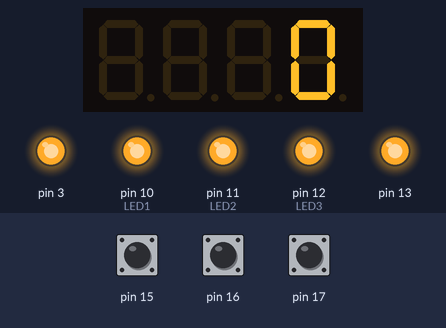
The sketch below on a simulated Arduino Uno, built with avr-gcc and run on an emulated ATmega328P. Shown: 4-digit seven-segment display, output pins drawn as LEDs (lit = HIGH). The test bench sets the inputs (shaded band); at power-on: pin 15 HIGH, pin 17 HIGH, pin 16 HIGH.

Above: at 1.2 s.
1.3 s: pin 15 pulled LOW for 0.15 s
2.0 s: pin 17 pulled LOW for 0.15 s
At 3.0 s:
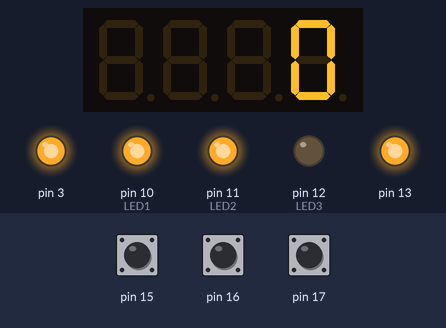
5.1 s: pin 16 pulled LOW for 3.2 s
8.9 s: pin 15 pulled LOW for 1 s
At 11.3 s:
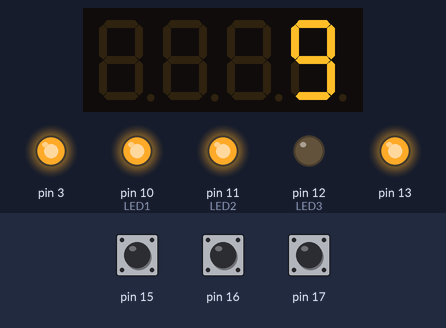
11.4 s: pin 17 pulled LOW for 1 s
At 12.8 s:
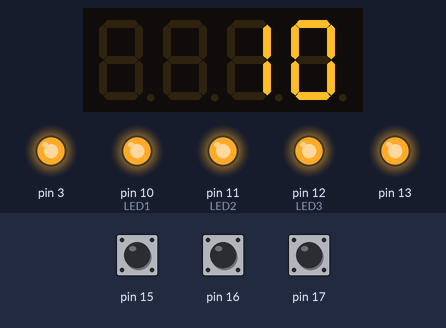
13.0 s: pin 16 pulled LOW for 3.2 s
At 17.2 s:
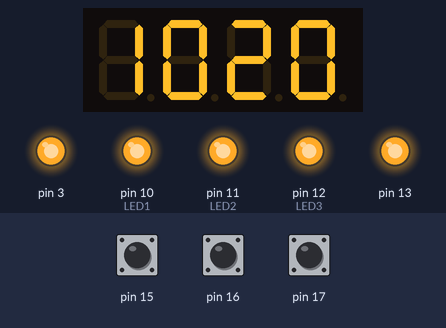
Timing chart, 0 to 17.8 s (numbered marks = the images above; inputs shaded):
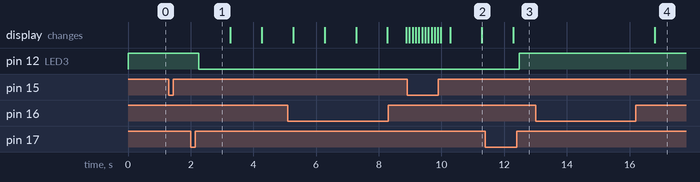

Measured:
- after the input at 2.0 s, pin 12 (LED3): HIGH → LOW after 0.26 s
- after the input at 11.4 s, pin 12 (LED3): LOW → HIGH after 1.1 s
- after the input at 13.0 s, the display: changes after 3.8 s (image 4)

The sketch:

VMA_209_TIMER_STOPWATCH.ino
```cpp
/*
TIMER_STOPWATCH
AUTHOR Christian Joel M. Ventura
VERSION 2023-3-26
PURPOSE: Program a multifunction shield that can act as a stopwatch and timer
*/

#include <TimerOne.h>
#include <Wire.h>
#include <MultiFuncShield.h>
#define LM35 A4;

enum possibleStates{
  STOPWATCH, // Short release button 1 to set stopwatch. Short release button 3 to start. Long release button 3 to cancel.
  TIMER, // Short release button 2 to set timer. Short release button 3 to start. Long release button 3 to cancel.
  // When menu, short release button 1 to decrement seconds, long release to decrement minutes. Vice versa with increment for button 2.
  NONE, // User still needs to choose between the two above
  SHOW_SECONDS_MINUTES,
  SHOW_MINUTES_HOURS,
  SHOW_DECISECONDS_SECONDS
};

byte displayedMenu = NONE;
byte condition = NONE;
byte timeDisplay = SHOW_SECONDS_MINUTES;
byte button;
boolean isPaused = false;

int hours = 0;
int minutes = 0;
int seconds = 0;
int deciseconds = 0;

int blinkCount = 0;
boolean isOn = false; // When blinking

char LED1 = 10; // Stopwatch on, stopwatch menu blinking, not in it off
char LED2 = 11; // Timer on, timer menu blinking, not in it off
char LED3 = 12; // Resume on, pause blinking, not active off

void setup() {
  Timer1.initialize();
  MFS.initialize(&Timer1);
  MFS.write(0);
  Serial.begin(9600);
}

void loop() {
  button = MFS.getButton();

  if (condition == NONE){
    MFS.write(minutes*100 + seconds);
    if (displayedMenu == NONE){ // User still choosing
      digitalWrite(LED1, HIGH);
      digitalWrite(LED2, HIGH);
      digitalWrite(LED3, HIGH);
      blinkCount = 0;
      isOn = false;

      condition = NONE;
      if (button == BUTTON_1_SHORT_RELEASE){
        displayedMenu = STOPWATCH;
      }
      if (button == BUTTON_2_SHORT_RELEASE){
        displayedMenu = TIMER;
      }

    } else if (displayedMenu == STOPWATCH) { // Stopwatch
      blinkLED(LED1);

      // Starting time
      configureIncrementingButtonsInMenu(LED1);

    } else { // Timer
      blinkLED(LED2);

      // Starting time
      configureIncrementingButtonsInMenu(LED2);
    }
  } else {
    displayedMenu = NONE; // Go back to options after countdown stops

    if (condition == TIMER and deciseconds == 0 and seconds == 0 and hours == 0 and minutes == 0){ // TIMER RUNS OUT!
      boolean exitTimer = false;
      while (not exitTimer){ // User needs to enter one of the buttons
        MFS.beep(5, 5, 3); // RING!
        delay(100);

        byte button = MFS.getButton();
        if (button == BUTTON_1_SHORT_RELEASE or button == BUTTON_2_SHORT_RELEASE or button == BUTTON_3_SHORT_RELEASE){
          exitTimer = true;
        }
      }

      resetTime();
      condition = NONE; // Reset Condition
    }

    configureButtonsInActiveCondition();
    configureDisplay();

    if (!isPaused){
      digitalWrite(LED3, LOW);
      delay(100);
      if (condition == STOPWATCH){
        deciseconds++; // Stopwatch increment
      } else {
        deciseconds--; // Timer decrement
      }
    } else {
      // Blink LED
      blinkLED(LED3);
    }
  }

  configureTime();
}

void resetTime(){
  deciseconds = 0;
  seconds = 0;
  minutes = 0;
  hours = 0;
}

void blinkLED(int LED){ // Blink LED
  delay(100);
  blinkCount++;
  if (blinkCount > 2){ // Blinks every 4 decaseconds
    blinkCount = 0;
    isOn = !isOn;
    if (isOn){
      digitalWrite(LED, LOW);
    } else {
      digitalWrite(LED, HIGH);
    }
  }
}

void configureIncrementingButtonsInMenu(int LED){
  if (button == BUTTON_1_SHORT_RELEASE){
    seconds--;
  }

  if (button == BUTTON_1_LONG_RELEASE){
    minutes--;
  }

  if (button == BUTTON_2_SHORT_RELEASE){
    seconds++;
  }

  if (button == BUTTON_2_LONG_RELEASE){
    minutes++;
  }

  if (button == BUTTON_3_LONG_RELEASE){ // Go back to options
    displayedMenu = NONE;
    resetTime();
  }

  if (button == BUTTON_3_SHORT_RELEASE and (!(deciseconds == 0 and seconds == 0 and minutes == 0 and hours == 0) or displayedMenu == STOPWATCH)){ // Activate only if the timer is not set to 0
    condition = displayedMenu;
    isPaused = false;
    digitalWrite(LED, LOW); // Turn on LED on the corresponding condition
  }
}

void configureTime(){ // Manage time display and time intervals
  if (deciseconds > 9){
    seconds++;
    deciseconds = 0;
  }

  if (deciseconds < 0){
    if (seconds > 0 or minutes > 0 or hours > 0){
      seconds--;
      deciseconds = 9;
    } else {
      deciseconds = 0;
    }
  }

  if (seconds > 59){
    minutes++;
    seconds = 0;
  }

  if (seconds < 0){
    if (minutes > 0 or hours > 0){
      minutes--;
      seconds = 59;
    } else {
      seconds = 0;
    }
  }

  if (minutes > 59){
    hours++;
    minutes = 0;
  }

  if (minutes < 0){
    if (hours > 0){
      hours--;
      minutes = 59;
    } else {
      minutes = 0;
    }
  }

  if (hours > 99){ // Sorry, the digital LED can only display up to 4 digits
    hours = 0;
  }
}

void configureDisplay(){
  if (timeDisplay == SHOW_SECONDS_MINUTES){
    MFS.write(minutes*100 + seconds);
  }
  if (timeDisplay == SHOW_MINUTES_HOURS){
    MFS.write(hours*100 + minutes);
  }
  if (timeDisplay == SHOW_DECISECONDS_SECONDS){
    MFS.write(seconds*100 + deciseconds*10);
  }
}

void configureButtonsInActiveCondition(){
  if (button == BUTTON_3_LONG_RELEASE){ // User cancels the countdown, return to menu
    condition = NONE;
    resetTime();
  }

  if (button == BUTTON_3_SHORT_RELEASE){ // User wants to pause the countdown
    isPaused = !isPaused;
  }

  if (button == BUTTON_1_SHORT_RELEASE){
    timeDisplay = SHOW_SECONDS_MINUTES;
  }

  if (button == BUTTON_2_SHORT_RELEASE){
    timeDisplay = SHOW_MINUTES_HOURS;
  }

  if (button == BUTTON_2_LONG_RELEASE){
    timeDisplay = SHOW_DECISECONDS_SECONDS;
  }
}
```
